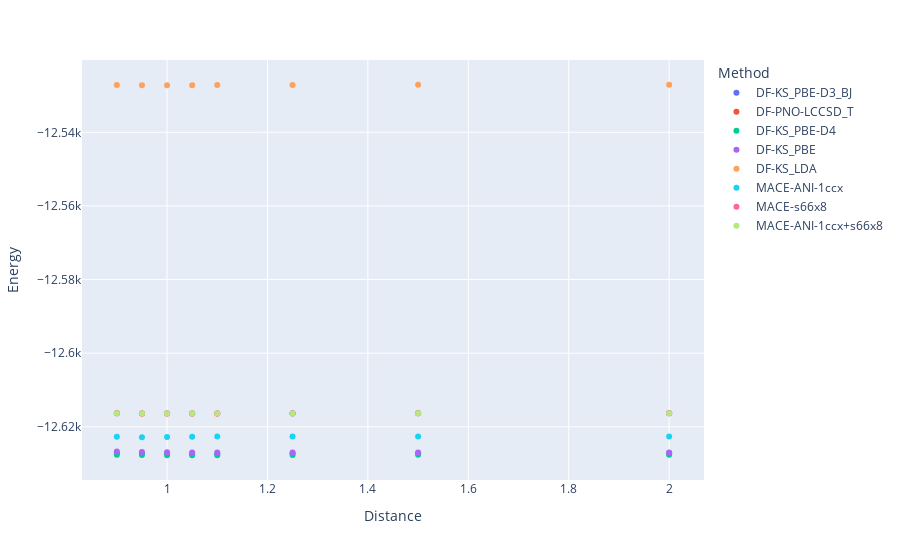

Write notebook code for a chart like this one.
### Code cell
plot.show()

### Figure 1 — Plotly figure (JSON) as saved in the notebook; plotly's stock layout.template omitted (floating-point values rounded to 4 significant figures)
{"data": [{"hovertemplate": "Method=DF-KS_PBE-D3_BJ<br>Distance=%{x}<br>Energy=%{y}<extra></extra>", "legendgroup": "DF-KS_PBE-D3_BJ", "marker": {"color": "#636efa", "symbol": "circle"}, "mode": "markers", "name": "DF-KS_PBE-D3_BJ", "orientation": "v", "showlegend": true, "type": "scatter", "x": [0.9, 1, 1.25, 0.95, 1.5, 1.05, 2, 1.1], "xaxis": "x", "y": [-12630.0, -12630.0, -12630.0, -12630.0, -12630.0, -12630.0, -12630.0, -12630.0], "yaxis": "y"}, {"hovertemplate": "Method=DF-PNO-LCCSD_T<br>Distance=%{x}<br>Energy=%{y}<extra></extra>", "legendgroup": "DF-PNO-LCCSD_T", "marker": {"color": "#EF553B", "symbol": "circle"}, "mode": "markers", "name": "DF-PNO-LCCSD_T", "orientation": "v", "showlegend": true, "type": "scatter", "x": [0.9, 1, 1.25, 0.95, 1.5, 1.05, 2, 1.1], "xaxis": "x", "y": [-12620.0, -12620.0, -12620.0, -12620.0, -12620.0, -12620.0, -12620.0, -12620.0], "yaxis": "y"}, {"hovertemplate": "Method=DF-KS_PBE-D4<br>Distance=%{x}<br>Energy=%{y}<extra></extra>", "legendgroup": "DF-KS_PBE-D4", "marker": {"color": "#00cc96", "symbol": "circle"}, "mode": "markers", "name": "DF-KS_PBE-D4", "orientation": "v", "showlegend": true, "type": "scatter", "x": [0.9, 1, 1.25, 0.95, 1.5, 1.05, 2, 1.1], "xaxis": "x", "y": [-12630.0, -12630.0, -12630.0, -12630.0, -12630.0, -12630.0, -12630.0, -12630.0], "yaxis": "y"}, {"hovertemplate": "Method=DF-KS_PBE<br>Distance=%{x}<br>Energy=%{y}<extra></extra>", "legendgroup": "DF-KS_PBE", "marker": {"color": "#ab63fa", "symbol": "circle"}, "mode": "markers", "name": "DF-KS_PBE", "orientation": "v", "showlegend": true, "type": "scatter", "x": [0.9, 1, 1.25, 0.95, 1.5, 1.05, 2, 1.1], "xaxis": "x", "y": [-12630.0, -12630.0, -12630.0, -12630.0, -12630.0, -12630.0, -12630.0, -12630.0], "yaxis": "y"}, {"hovertemplate": "Method=DF-KS_LDA<br>Distance=%{x}<br>Energy=%{y}<extra></extra>", "legendgroup": "DF-KS_LDA", "marker": {"color": "#FFA15A", "symbol": "circle"}, "mode": "markers", "name": "DF-KS_LDA", "orientation": "v", "showlegend": true, "type": "scatter", "x": [0.9, 1, 1.25, 0.95, 1.5, 1.05, 2, 1.1], "xaxis": "x", "y": [-12530.0, -12530.0, -12530.0, -12530.0, -12530.0, -12530.0, -12530.0, -12530.0], "yaxis": "y"}, {"hovertemplate": "Method=MACE-ANI-1ccx<br>Distance=%{x}<br>Energy=%{y}<extra></extra>", "legendgroup": "MACE-ANI-1ccx", "marker": {"color": "#19d3f3", "symbol": "circle"}, "mode": "markers", "name": "MACE-ANI-1ccx", "orientation": "v", "showlegend": true, "type": "scatter", "x": [1, 0.95, 2, 1.5, 0.9, 1.25, 1.1, 1.05], "xaxis": "x", "y": [-12620.0, -12620.0, -12620.0, -12620.0, -12620.0, -12620.0, -12620.0, -12620.0], "yaxis": "y"}, {"hovertemplate": "Method=MACE-s66x8<br>Distance=%{x}<br>Energy=%{y}<extra></extra>", "legendgroup": "MACE-s66x8", "marker": {"color": "#FF6692", "symbol": "circle"}, "mode": "markers", "name": "MACE-s66x8", "orientation": "v", "showlegend": true, "type": "scatter", "x": [1, 0.95, 2, 1.5, 0.9, 1.25, 1.1, 1.05], "xaxis": "x", "y": [-12620.0, -12620.0, -12620.0, -12620.0, -12620.0, -12620.0, -12620.0, -12620.0], "yaxis": "y"}, {"hovertemplate": "Method=MACE-ANI-1ccx+s66x8<br>Distance=%{x}<br>Energy=%{y}<extra></extra>", "legendgroup": "MACE-ANI-1ccx+s66x8", "marker": {"color": "#B6E880", "symbol": "circle"}, "mode": "markers", "name": "MACE-ANI-1ccx+s66x8", "orientation": "v", "showlegend": true, "type": "scatter", "x": [1, 0.95, 2, 1.5, 0.9, 1.25, 1.1, 1.05], "xaxis": "x", "y": [-12620.0, -12620.0, -12620.0, -12620.0, -12620.0, -12620.0, -12620.0, -12620.0], "yaxis": "y"}], "layout": {"legend": {"title": {"text": "Method"}, "tracegroupgap": 0}, "margin": {"t": 60}, "xaxis": {"anchor": "y", "domain": [0, 1], "title": {"text": "Distance"}}, "yaxis": {"anchor": "x", "domain": [0, 1], "title": {"text": "Energy"}}}}
